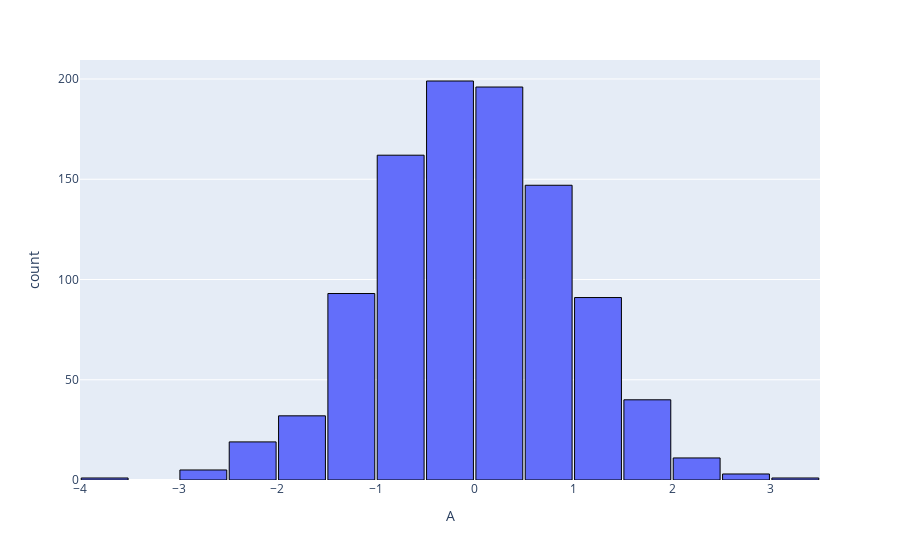

The code cell stored with this chart in its notebook:
### Code cell
fig = px.histogram(df, x="A", nbins=25)
fig.update_traces(marker_line_width=1, marker_line_color="black")
fig.update_layout(bargap=0.05)
fig.show()

### Figure 1 — Plotly figure (JSON) as saved in the notebook; plotly's stock layout.template omitted (floating-point values rounded to 4 significant figures; data arrays with more than 128 entries replaced by an {"elided": "..."} marker saying what was removed)
{"data": [{"alignmentgroup": "True", "bingroup": "x", "hovertemplate": "A=%{x}<br>count=%{y}<extra></extra>", "legendgroup": "", "marker": {"color": "#636efa", "line": {"color": "black", "width": 1}}, "name": "", "nbinsx": 25, "offsetgroup": "", "orientation": "v", "showlegend": false, "type": "histogram", "x": {"elided": "1000 float values"}, "xaxis": "x", "yaxis": "y"}], "layout": {"bargap": 0.05, "barmode": "relative", "legend": {"tracegroupgap": 0}, "margin": {"t": 60}, "xaxis": {"anchor": "y", "domain": [0, 1], "title": {"text": "A"}}, "yaxis": {"anchor": "x", "domain": [0, 1], "title": {"text": "count"}}}}
